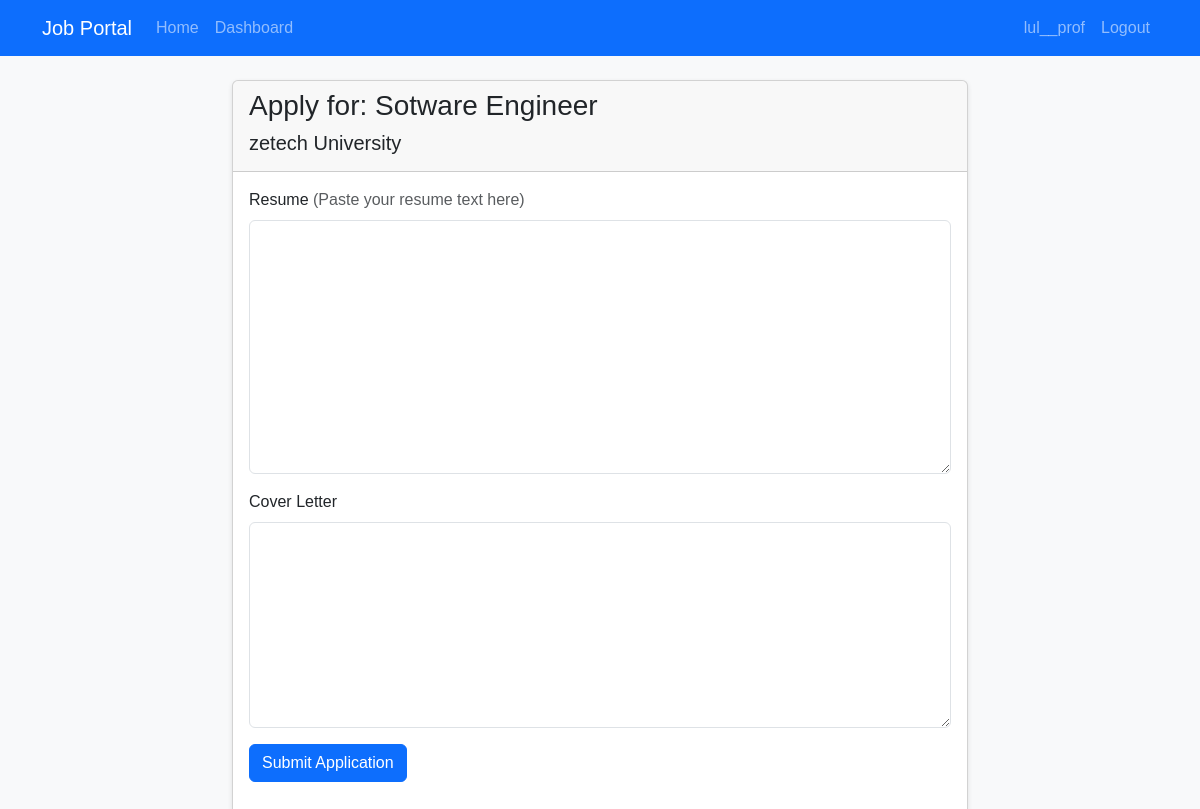
The app's page /apply/1 (signed in) with its own data.
### models.py (models this page shows, shortened)
class User(UserMixin, db.Model):
    id = db.Column(db.Integer, primary_key=True)
    username = db.Column(db.String(64), index=True, unique=True)
    email = db.Column(db.String(120), index=True, unique=True)
    password_hash = db.Column(db.String(128))
    is_employer = db.Column(db.Boolean, default=False)
    jobs = db.relationship('Job', backref='author', lazy='dynamic')
    applications = db.relationship('Application', backref='applicant', lazy='dynamic')

class Job(db.Model):
    id = db.Column(db.Integer, primary_key=True)
    title = db.Column(db.String(100))
    description = db.Column(db.Text)
    company = db.Column(db.String(100))
    location = db.Column(db.String(100))
    salary = db.Column(db.String(50))
    requirements = db.Column(db.Text)
    date_posted = db.Column(db.DateTime, default=datetime.utcnow)
    user_id = db.Column(db.Integer, db.ForeignKey('user.id'))
    applications = db.relationship('Application', backref='job', lazy='dynamic')

### app.py (the view, shortened to what this page needs)
@app.route('/apply/<int:job_id>', methods=['GET', 'POST'])
@login_required
def apply_job(job_id):
    if current_user.is_employer:
        flash('Employers cannot apply for jobs')
        return redirect(url_for('index'))
    job = Job.query.get_or_404(job_id)
    existing_application = Application.query.filter_by(
        user_id=current_user.id, job_id=job.id).first()
    if existing_application:
        flash('You have already applied for this job')
        return redirect(url_for('view_job', job_id=job.id))
    form = ApplicationForm()
    return render_template('apply_job.html', title='Apply for Job', form=form, job=job)

### forms.py
class ApplicationForm(FlaskForm):
    resume = TextAreaField('Resume', validators=[DataRequired()])
    cover_letter = TextAreaField('Cover Letter', validators=[DataRequired()])
    submit = SubmitField('Submit Application')

### app.py (called while the page is built)
@login.user_loader
def load_user(id):
    return User.query.get(int(id))

### templates/apply_job.html (shortened to what this page needs)
{% extends "base.html" %}
{% block content %}
<div class="row justify-content-center">
    <div class="col-md-8">
        <div class="card">
            <div class="card-header">
                <h3>Apply for: {{ job.title }}</h3>
                <h5>{{ job.company }}</h5>
            </div>
            <div class="card-body">
                <form action="" method="post" novalidate>
                    <div class="mb-3">
                        {{ form.resume.label(class="form-label") }}
                        <span class="text-muted">(Paste your resume text here)</span>
                        {{ form.resume(class="form-control", rows=10) }}
                    </div>
                    <div class="mb-3">
                        {{ form.cover_letter.label(class="form-label") }}
                        {{ form.cover_letter(class="form-control", rows=8) }}
                    </div>
                    <div class="mb-3">
                        {{ form.submit(class="btn btn-primary") }}
                    </div>
                </form>
            </div>
        </div>
    </div>
</div>
{% endblock %}

### templates/base.html (shortened to what this page needs)
<!DOCTYPE html>
<html lang="en">
<head>
    <link rel="stylesheet" href="https://cdnjs.cloudflare.com/ajax/libs/bootstrap/5.3.0/css/bootstrap.min.css">
    <link rel="stylesheet" href="{{ url_for('static', filename='css/style.css') }}">
</head>
<body>
    <nav class="navbar navbar-expand-lg navbar-dark bg-primary">
        <div class="container">
            <a class="navbar-brand" href="{{ url_for('index') }}">Job Portal</a>
            <div class="collapse navbar-collapse" id="navbarNav">
                <ul class="navbar-nav me-auto">
                    <li class="nav-item">
                        <a class="nav-link" href="{{ url_for('index') }}">Home</a>
                    </li>
                    {% if current_user.is_authenticated %}
                    <li class="nav-item">
                        <a class="nav-link" href="{{ url_for('dashboard') }}">Dashboard</a>
                    </li>
                    {% endif %}
                </ul>
                <ul class="navbar-nav">
                    {% if current_user.is_anonymous %}
                    <li class="nav-item">
                        <a class="nav-link" href="{{ url_for('login') }}">Login</a>
                    </li>
                    <li class="nav-item">
                        <a class="nav-link" href="{{ url_for('register') }}">Register</a>
                    </li>
                    {% else %}
                    <li class="nav-item">
                        <span class="nav-link">{{ current_user.username }}</span>
                    </li>
                    <li class="nav-item">
                        <a class="nav-link" href="{{ url_for('logout') }}">Logout</a>
                    </li>
                    {% endif %}
                </ul>
            </div>
        </div>
    </nav>
    <div class="container mt-4">
        {% block content %}{% endblock %}
    </div>
</body>
</html>

### static/css/style.css (style rules this page uses)
body { font-family: 'Arial', sans-serif; background-color: #f8f9fa; }
.navbar { margin-bottom: 20px; }
.card { box-shadow: 0 2px 5px rgba(0, 0, 0, 0.1); transition: all 0.3s ease; }
.btn-primary { background-color: #0d6efd; border-color: #0d6efd; }

### records on screen
User: username "lul__prof"
Job: title "Sotware Engineer", company "zetech University"
